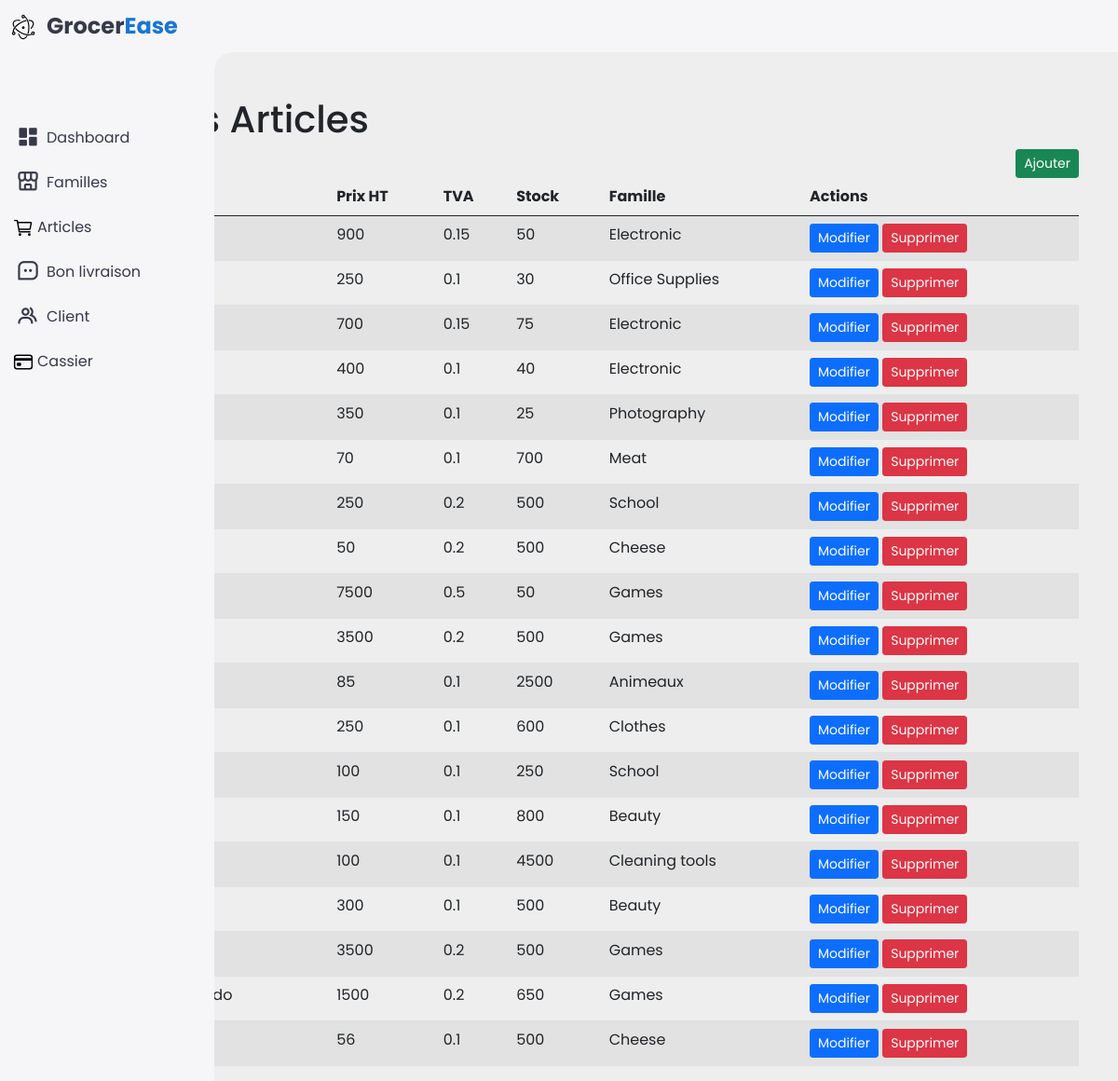
The app's page /article.php with its own data.
### tables this page shows
CREATE TABLE `articles` (
  `id` bigint(20) UNSIGNED NOT NULL,
  `designation` varchar(255) NOT NULL,
  `prix_ht` double(8,2) NOT NULL,
  `tva` double(8,2) NOT NULL,
  `stock` double(8,2) NOT NULL,
  `famille_id` bigint(20) UNSIGNED NOT NULL
);

CREATE TABLE `famille` (
  `id` bigint(20) UNSIGNED NOT NULL,
  `familleN` varchar(255) NOT NULL
);

### article.php (the view, shortened to what this page needs)
<!DOCTYPE html>
<html lang="en">
<head>
    <link href='https://unpkg.com/boxicons@2.1.4/css/boxicons.min.css' rel='stylesheet'>
    <link href="https://cdn.jsdelivr.net/npm/bootstrap@5.0.2/dist/css/bootstrap.min.css" rel="stylesheet">
    <link rel="stylesheet" href="includes/style.css">
</head>
<body>
    <?php
        require_once 'includes/db.php';
        include_once 'includes/nav.php';
        $sqlState = $pdo->query('SELECT articles.id,designation,prix_ht,tva,stock, famille.familleN as nf FROM articles INNER JOIN famille ON articles.famille_id=famille.id');
        $data = $sqlState->fetchAll(PDO::FETCH_OBJ);
    ?>
    <div class="container">
        <br><br>
        <h1>Listes des Articles</h1>
        <a href="ajoutera.php" class='btn btn-success btn-sm link float-end'>Ajouter</a>
        <table class="table table-striped table-hover">
            <thead>
                <tr>
                    <th scope="col">Id</th>
                    <th scope="col">Désignation</th>
                    <th scope="col">Prix HT</th>
                    <th scope="col">TVA</th>
                    <th scope="col">Stock</th>
                    <th scope="col">Famille</th>
                    <th scope="col">Actions</th>
                </tr>
            </thead>
            <tbody>
                <?php
                 foreach($data as $value){
                ?>
                    <tr>
                        <td><?= $value->id ?></td>
                        <td><?= $value->designation ?></td>
                        <td><?= $value->prix_ht ?></td>
                        <td><?= $value->tva ?></td>
                        <td><?= $value->stock?></td>
                        <td><?= $value->nf?></td>
                        <td>
                            <form method="post">
                                <a href="modifiera.php?id=<?php echo $value->id  ?>" class='btn btn-primary btn-sm'>Modifier</a>
                                <a href="supprimera.php?id=<?php echo $value->id  ?>" onclick="return confirm('Voulez-vous supprimer ce enregistrement?')" class='btn btn-danger btn-sm'>Supprimer</a>
                            </form>
                        </td>
                    </tr>
                <?php
                 }
                ?>
            </tbody>
        </table>
    </div>
</body>
</html>

### includes/nav.php (shortened to what this page needs)
<!DOCTYPE html>
<html lang="en">
<head>
    <link href='https://unpkg.com/boxicons@2.1.4/css/boxicons.min.css' rel='stylesheet'>
    <link rel="stylesheet" href="style.css">
</head>
<body>
    <div class="sidebar">
        <a href="index.php" class="logo">
            <i><img src="images/logo-electron.svg" alt="logo" width="50px" height="30px"></i>
            <div class="logo-name"><span>Grocer</span>Ease</div>
        </a>
        <div class="side-menu">
            <li><a href="index.php"><i class='bx bxs-dashboard'></i>Dashboard</a></li>
            <li><a href="famille.php"><i class='bx bx-store-alt'></i>Familles</a></li>
            <li><a href="article.php "><i><img src="images/cart-outline.svg" width="30px" height="23px" alt="cart icon"></i>Articles</a></li>
            <li><a href="bl.php"><i class='bx bx-message-square-dots'></i>Bon livraison</a></li>
            <li><a href="client.php"><i class='bx bx-group'></i>Client</a></li>
            <li><a href="caissier.php"><i><img src="images/card-outline.svg" width="30px" height="23px" alt="card icon"></i>Cassier</a></li>
        </div>
    </div>
    <div class="content">
        <nav>
        </nav>
    </div>
</body>
</html>

### includes/style.css (style rules this page uses)
:root { --light: #f6f6f9; --primary: #1976D2; --light-primary: #CFE8FF; --grey: #eee; --dark-grey: #AAAAAA; --dark: #363949; --danger: #D32F2F; --light-danger: #FECDD3; --warning: #FBC02D; --light-warning: #FFF2C6; --success: #388E3C; --light-success: #BBF7D0; }
* { margin: 0; padding: 0; box-sizing: border-box; font-family: 'Poppins', sans-serif; }
.bx { font-size: 1.7rem; }
a { text-decoration: none; }
li { list-style: none; }
html { overflow-x: hidden; }
body { background: var(--grey); overflow-x: hidden; }
.sidebar { position: fixed; top: 0; left: 0; background: var(--light); width: 230px; height: 100%; z-index: 2000; overflow-x: hidden; scrollbar-width: none; transition: all 0.3s ease; }
.sidebar .logo { font-size: 24px; font-weight: 700; height: 56px; display: flex; align-items: center; color: var(--primary); z-index: 500; padding-bottom: 20px; box-sizing: content-box; }
.sidebar .logo .logo-name span { color: var(--dark); }
.sidebar .side-menu { width: 100%; margin-top: 48px; }
.sidebar .side-menu li { height: 48px; background: transparent; margin-left: 6px; border-radius: 48px 0 0 48px; padding: 4px; }
.sidebar .side-menu li a { width: 100%; height: 100%; background: var(--light); display: flex; align-items: center; border-radius: 48px; font-size: 16px; color: var(--dark); white-space: nowrap; overflow-x: hidden; transition: all 0.3s ease; }
.sidebar .side-menu li a .bx { min-width: calc(60px - ((4px + 6px) * 2)); display: flex; font-size: 1.6rem; justify-content: center; }
.content { position: relative; width: calc(100% - 230px); left: 230px; transition: all 0.3s ease; }
.content nav { height: 56px; background: var(--light); padding: 0 24px 0 0; display: flex; align-items: center; grid-gap: 24px; position: sticky; top: 0; left: 0; z-index: 1000; }
.content nav::before { content: ""; position: absolute; width: 40px; height: 40px; bottom: -40px; left: 0; border-radius: 50%; box-shadow: -20px -20px 0 var(--light); }

### records on screen
articles: prix_ht "900", tva "0.15", stock "50", famille.familleN "Electronic"
articles: prix_ht "250", tva "0.1", stock "30", famille.familleN "Office Supplies"
articles: prix_ht "700", tva "0.15", stock "75", famille.familleN "Electronic"
articles: prix_ht "400", tva "0.1", stock "40", famille.familleN "Electronic"
articles: prix_ht "350", tva "0.1", stock "25", famille.familleN "Photography"
articles: prix_ht "70", tva "0.1", stock "700", famille.familleN "Meat"
articles: prix_ht "250", tva "0.2", stock "500", famille.familleN "School"
articles: prix_ht "50", tva "0.2", stock "500", famille.familleN "Cheese"
articles: prix_ht "7500", tva "0.5", stock "50", famille.familleN "Games"
articles: prix_ht "3500", tva "0.2", stock "500", famille.familleN "Games"
articles: prix_ht "85", tva "0.1", stock "2500", famille.familleN "Animeaux"
articles: prix_ht "250", tva "0.1", stock "600", famille.familleN "Clothes"
articles: prix_ht "100", tva "0.1", stock "250", famille.familleN "School"
articles: prix_ht "150", tva "0.1", stock "800", famille.familleN "Beauty"
articles: prix_ht "100", tva "0.1", stock "4500", famille.familleN "Cleaning tools"
articles: prix_ht "300", tva "0.1", stock "500", famille.familleN "Beauty"
articles: prix_ht "3500", tva "0.2", stock "500", famille.familleN "Games"
articles: prix_ht "1500", tva "0.2", stock "650", famille.familleN "Games"
articles: prix_ht "56", tva "0.1", stock "500", famille.familleN "Cheese"
